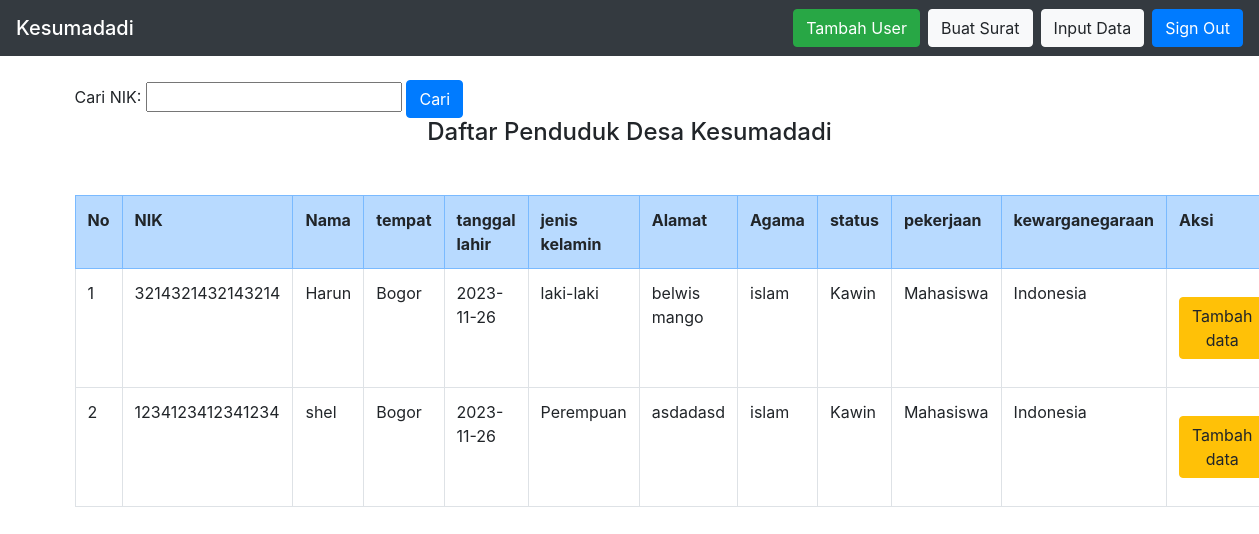
Page /ambil2.php?NIK=3214321432143214 (signed in) on the committed database.
### tables this page shows
CREATE TABLE `cruds` (
  `IDS` bigint(16) NOT NULL,
  `NIKS` bigint(16) NOT NULL,
  `NamaS` varchar(50) NOT NULL,
  `TempatS` varchar(50) NOT NULL,
  `Tanggal_LahirS` varchar(50) NOT NULL,
  `Jenis_kelaminS` varchar(50) NOT NULL,
  `AlamatS` varchar(100) NOT NULL,
  `AgamaS` varchar(50) NOT NULL,
  `StatusS` varchar(50) NOT NULL,
  `PekerjaanS` varchar(50) NOT NULL,
  `KewarganegaraanS` varchar(50) NOT NULL
);

### ambil2.php (the view, shortened to what this page needs)
<!DOCTYPE html>
<html>
<head>
<link rel="stylesheet" href="https://cdn.jsdelivr.net/npm/bootstrap@4.6.1/dist/css/bootstrap.min.css">
</head>
<body>
<nav class="navbar navbar-dark bg-dark">
    <span class="navbar-brand mb-0 h1">Kesumadadi</span>
    <div class="navbar-nav flex-row">
        <a href="tambah_user.php" class="btn btn-success mr-2">Tambah User</a>
        <a href="result.php" class="btn btn-light mr-2">Buat Surat</a>
        <a href="create.php" class="btn btn-light mr-2">Input Data</a>
        <a href="logout.php" class="btn btn-primary">Sign Out</a>
    </div>
</nav>
<?php
    $searchNama = isset($_GET['searchNama']) ? htmlspecialchars($_GET['searchNama']) : '';
?>
<?php
include "process.php";
if(isset($_GET['NIK'])) {
    $NIK = $_GET['NIK'];
    $NIK = mysqli_real_escape_string($conn, $NIK);
    $sql = "SELECT * FROM crud WHERE NIK='$NIK'";
    $hasil = mysqli_query($conn, $sql);
    $sql2 = "SELECT * FROM cruds";
    $hasil2 = mysqli_query($conn, $sql2);
    $data = mysqli_fetch_assoc($hasil);
} else {
    echo "Parameter NIK tidak ditemukan.";
    exit();
}
?>
<div class="container">
    <br>
    <form method="get" action="<?php echo htmlspecialchars($_SERVER["PHP_SELF"]); ?>">
    <label for="searchNIK">Cari NIK:</label>
    <input type="text" name="searchNama" id="searchNama" value="<?php echo $searchNama; ?>">
    <button type="submit" class="btn btn-primary">Cari</button>
    </form>
    <h4><center>Daftar Penduduk Desa Kesumadadi</center></h4>
    <tr class="table-danger">
            <br>
        <thead>
        <tr>
    <div>
        <table class="table w-100 my-3  table-bordered">
            <tr class="table-primary text-middle">
            <th>No</th>
            <th>NIK</th>
            <th>Nama</th>
            <th>tempat</th>
            <th>tanggal lahir</th>
            <th>jenis kelamin</th>
            <th>Alamat</th>
            <th>Agama</th>
            <th>status</th>
            <th>pekerjaan</th>
            <th>kewarganegaraan</th>
            <th>Aksi</th>
        </tr>
        </thead>
        <?php
        if(empty($hasil)) {
            echo "<p>Tidak ada data yang ditemukan.</p>";
            exit;
        }else{
        $no = 0;
        while ($data2 = mysqli_fetch_assoc($hasil2)) {
            $no++;
        ?>
        <tr>
            <td><?php echo $no;?></td>
            <td><?php echo $data2["NIKS"]; ?></td>
            <td><?php echo $data2["NamaS"]; ?></td>
            <td><?php echo $data2["TempatS"]; ?></td>
            <td><?php echo $data2["Tanggal_LahirS"]; ?></td>
            <td><?php echo $data2["Jenis_kelaminS"]; ?></td>
            <td><?php echo $data2["AlamatS"]; ?></td>
            <td><?php echo $data2["AgamaS"]; ?></td>
            <td><?php echo $data2["StatusS"]; ?></td>
            <td><?php echo $data2["PekerjaanS"]; ?></td>
            <td><?php echo $data2["KewarganegaraanS"]; ?></td>
            <td>
                <div class="btn-group my-3 ">
                    <a href="surat_keterangan_ahli_waris.php?NIK=<?php echo htmlspecialchars($data['NIK']); ?>&NIKS=<?php echo htmlspecialchars($data2['NIKS']); ?>" class="btn btn-warning" role="button">Tambah data</a>
                </div>
            </td>
        </tr>
        <?php
        }
    }
        ?>
</div>
</body>
</html>

### rows in the picture
cruds: NIKS "3214321432143214", NamaS "Harun", TempatS "Bogor", Tanggal_LahirS "2023-11-26", Jenis_kelaminS "laki-laki", AlamatS "belwis mango", AgamaS "islam", StatusS "Kawin", PekerjaanS "Mahasiswa", KewarganegaraanS "Indonesia"
cruds: NIKS "1234123412341234", NamaS "shel", TempatS "Bogor", Tanggal_LahirS "2023-11-26", Jenis_kelaminS "Perempuan", AlamatS "asdadasd", AgamaS "islam", StatusS "Kawin", PekerjaanS "Mahasiswa", KewarganegaraanS "Indonesia"
